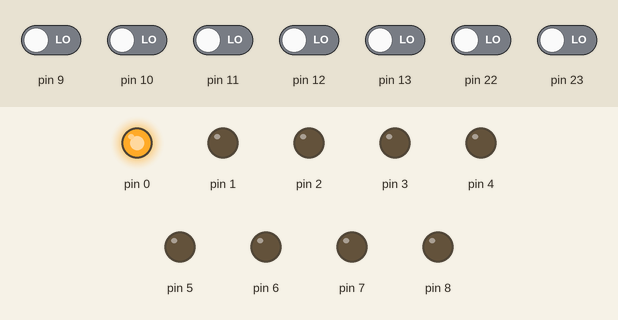
Bench run of a sketch on a simulated Arduino Uno, built with avr-gcc and run on an emulated ATmega328P. Parts: output pins drawn as LEDs (lit = HIGH). Inputs (shaded band) come from the test bench; at power-on: pin 9–13, pin 22, pin 23 LOW.

Above: at 0.1 s.
Timing chart, 0 to 1.6 s (numbered marks = the images above):
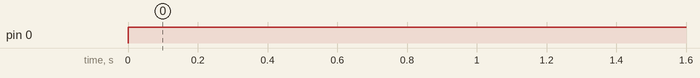

The sketch:

QUIZ2.ino
```cpp
int count =0;
void setup(){
  DDRB=0b00000001;
  DDRD=0b11111111;
}
void loop(){
  PORTD=0b00000001<<count;
  if(PINB==0b00000001){
    delay(250);
    count++;}
  if(count==8){
    count = 0;
  }
}
```

Measured:
- by itself, pin 0: LOW → HIGH at 0.00 s
